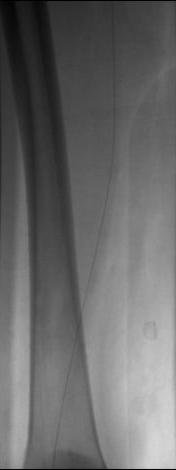
#> input picture au/au1/mask.jpg, 176 x 470 px
$ python a10.py
#> lines starting #> are read from the running program, lines starting #| are printed output that depends on the picture
import cv2
import numpy as np
from matplotlib import pyplot as plt

maskImg = cv2.imread("mask.jpg",0)
#> maskImg is the input picture: shape (470, 176); min 0, max 215, mean 104.6
liveImg = cv2.imread("live.jpg",0)
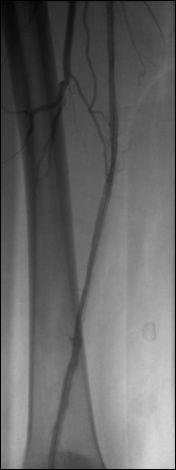
#> input picture au/au1/live.jpg, 176 x 470 px
#> liveImg is the input picture: shape (470, 176); min 0, max 218, mean 101.4

height, width = maskImg.shape
#> height = 470; width = 176
diffImg = np.zeros((height,width),np.uint8)
cv2.absdiff(maskImg,liveImg,diffImg)

clahe = cv2.createCLAHE(clipLimit=2, tileGridSize=(8,8))
histeqDiffImg = clahe.apply(diffImg)
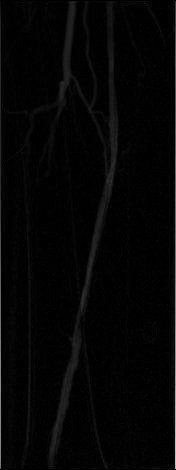
#> diffImg: shape (470, 176); min 0, max 195, mean 4.9

plt.figure(1)
plt.subplot(141)
plt.imshow(liveImg,cmap="gray")
plt.title("Live image")

plt.subplot(142)
plt.imshow(maskImg,cmap="gray")
plt.title("Mask image")

plt.subplot(143)
plt.imshow(diffImg,cmap="gray")
plt.title("Diffrence image")

plt.subplot(144)
plt.imshow(histeqDiffImg,cmap="gray")
plt.title("Histogram equalized difference image")
plt.show()
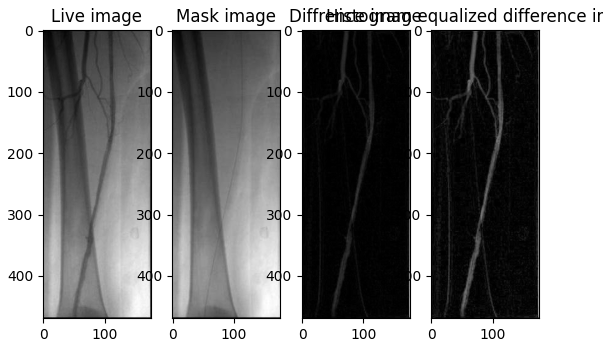
#> figure drawn by matplotlib, 4 panels

cv2.imwrite("test1.jpg",diffImg)
cv2.imwrite("test.jpg",histeqDiffImg)
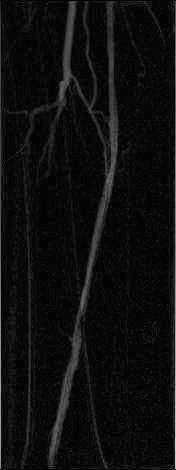
#> saved as test.jpg: shape (470, 176); min 3, max 210, mean 14
